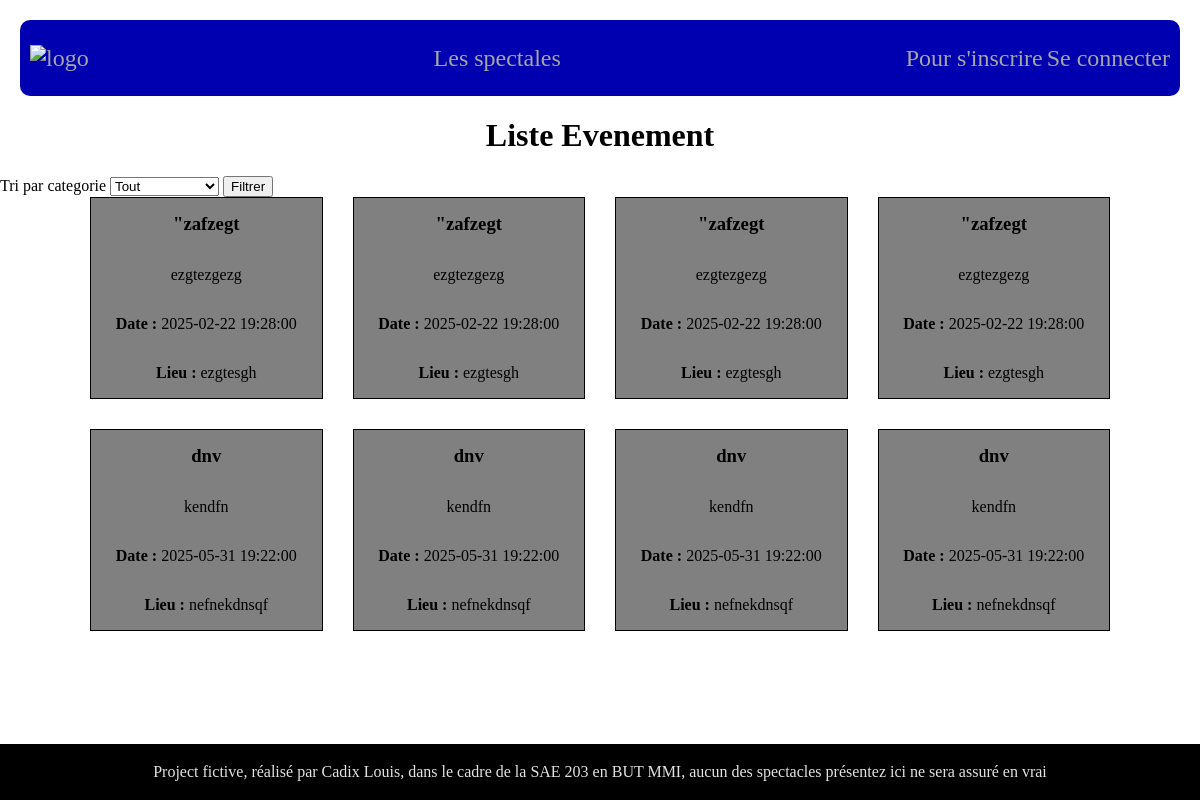
The page / on the database its author committed.
### tables this page shows
CREATE TABLE `sae203_evenement` (
  `idEvenement` smallint(5) UNSIGNED NOT NULL,
  `nom` varchar(255) NOT NULL,
  `description` text NOT NULL,
  `date` datetime NOT NULL,
  `lieu` varchar(255) NOT NULL,
  `placeMax` smallint(5) UNSIGNED NOT NULL,
  `placeDispo` smallint(5) UNSIGNED NOT NULL,
  `idCategorie` smallint(5) UNSIGNED NOT NULL
);

### actions/database.php (called while the page is built, shortened)
<?php
$prefixeTable = "sae203_";

### index.php (the view, shortened to what this page needs)
<?php
    require("actions/database.php");
?>
<!DOCTYPE html>
<html lang="fr">
<head>
    <link rel="stylesheet" href="css/styleNavbar.css">
    <link rel="stylesheet" href="css/styleIndex.css">
    <link rel="stylesheet" href="css/styleFooter.css">
</head>
<body>
    <?php
        include("includes/navbar.php");
    ?>
    <h1>Liste Evenement</h1>
    <form method="get">
        <label for="categorieTri">Tri par categorie</label>
        <select name="categorieTri" id="categorieTri">
            <option value="0">Tout</option>
        </select>
        <input type="submit" value="Filtrer">
    </form>
    <div id ="evntDiv">
        <?php
            if(isset($_GET["categorieTri"]) && $_GET["categorieTri"] != 0)
            {
                $categorieId = $_GET["categorieTri"];
                $sqlWhere = " WHERE idCategorie = $categorieId";
            }
            else
            {
                $sqlWhere = "";
            }
            $requeteEvnt = $bdd->query("SELECT * FROM $prefixeTable"."evenement".$sqlWhere." ORDER BY date ASC");
            if($requeteEvnt->rowCount() == 0)
            {
                ?>
                <p>Aucun événement trouvé dans cette catégorie.</p>
                <?php
            }else
            {
                $evnts = $requeteEvnt->fetchAll();
                foreach ($evnts as $evnt)
                {
                    ?>
                    <div class="evnt">
                        <a href="evenement.php?id=<?=$evnt["idEvenement"]?>">
                            <div>
                                <h3><?=$evnt["nom"]?></h3>
                                <p><?=$evnt["description"]?></p>
                                <span><strong>Date :</strong> <?=$evnt["date"]?></span>
                                <span><strong>Lieu :</strong> <?=$evnt["lieu"]?></span>
                            </div>
                        </a>
                    </div>
                    <?php
                }
            ?>
        <?php
            }
        ?>
    </div>
    <?php
        include("includes/footer.php");
    ?>
</body>
</html>

### includes/navbar.php
<nav>
    <a href="index.php">
        <img src="" alt="logo">
    </a>
    <a href="index.php">Les spectales</a>
    <div>
        <?php
            if(isset($_SESSION["auth"]))
            {
                if($_SESSION["admin"])
                {
                    ?>
                        <a href="admin.php">Page admin</a>
                        <a href="actions/connexion/deconnexion.php">déconnexion admin</a>
                    <?php
                }else
                {
                    ?>
                        <a href="profil.php">Profil</a>
                        <a href="actions/connexion/deconnexion.php">Se déconnecter</a>
                    <?php
                }
            }else
            {
                ?>
                    <a href="inscription.php">Pour s'inscrire</a>
                    <a href="connexion.php">Se connecter</a>
                <?php
            }
        ?>
    </div>
</nav>

### includes/footer.php
<footer>
    <p>Project fictive, réalisé par Cadix Louis, dans le cadre de la SAE 203 en BUT MMI, aucun des spectacles présentez ici ne sera assuré en vrai</p>
</footer>

### css/styleNavbar.css (style rules this page uses)
html,body { margin: 0; padding: 0; }
nav { margin-top: 20px; padding: 10px; background-color: rgb(0, 0, 176); height: 7vh; width: 95vw; border-radius: 10px; display: flex; flex-direction: row; justify-content: space-between; align-items: center; justify-self: center; }
nav a { color: rgb(166, 166, 166); font-size: 1.5rem; text-decoration: none; }

### css/styleIndex.css (style rules this page uses)
h1 { text-align: center; }
#evntDiv { width: 85vw; margin: auto auto; display: grid; grid-template-columns: repeat(4, 1fr); gap: 30px; }
.evnt { border: 1px solid black; height: 25vh; background-color: gray; }
.evnt p { max-height: 70%; overflow-y: scroll; margin: 30px; }
.evnt a div { width: 100%; height: 100%; display: flex; justify-content: space-around; flex-direction: column; align-items: center; color: black; text-decoration: none; }
.evnt a { color: black; text-decoration: none; }
.evnt a div p, .evnt a div h3 { margin: 0; padding:0; }

### css/styleFooter.css (style rules this page uses)
footer { background-color: #000000; color: #e2e2e2; position: absolute; bottom: 0; width: 100vw; height: 7vh; box-sizing: border-box; display: flex; align-items: center; justify-content: center; }

### rows shown on the page
sae203_evenement: nom "\"zafzegt", description "ezgtezgezg", date "2025-02-22 19:28:00", lieu "ezgtesgh"
sae203_evenement: nom "\"zafzegt", description "ezgtezgezg", date "2025-02-22 19:28:00", lieu "ezgtesgh"
sae203_evenement: nom "\"zafzegt", description "ezgtezgezg", date "2025-02-22 19:28:00", lieu "ezgtesgh"
sae203_evenement: nom "\"zafzegt", description "ezgtezgezg", date "2025-02-22 19:28:00", lieu "ezgtesgh"
sae203_evenement: nom "dnv", description "kendfn", date "2025-05-31 19:22:00", lieu "nefnekdnsqf"
sae203_evenement: nom "dnv", description "kendfn", date "2025-05-31 19:22:00", lieu "nefnekdnsqf"
sae203_evenement: nom "dnv", description "kendfn", date "2025-05-31 19:22:00", lieu "nefnekdnsqf"
sae203_evenement: nom "dnv", description "kendfn", date "2025-05-31 19:22:00", lieu "nefnekdnsqf"
